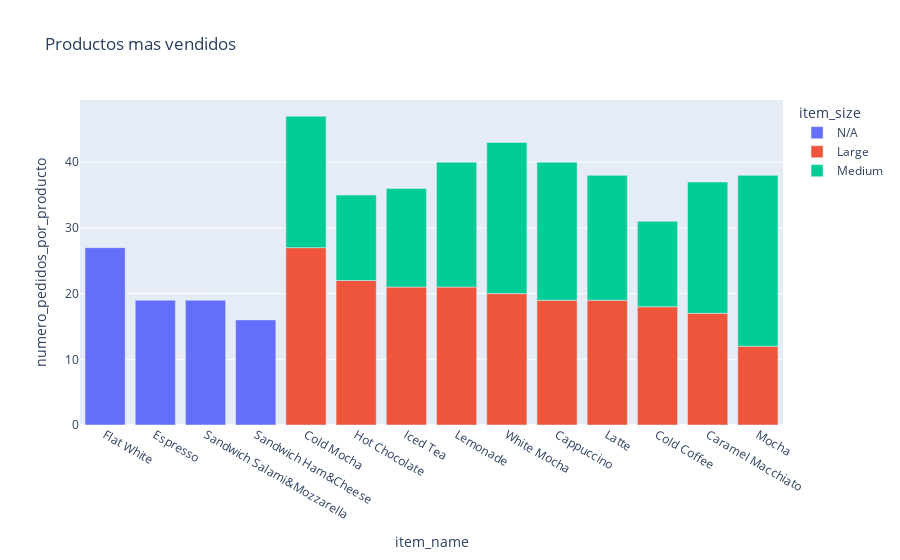

Notebook code for this chart:
### Code cell
fig = px.bar(df_venta_producto, x='item_name', y='numero_pedidos_por_producto', color='item_size',
             title='Productos mas vendidos')

fig.show()

### Figure 1 — Plotly figure (JSON) as saved in the notebook; plotly's stock layout.template omitted (floating-point values rounded to 4 significant figures)
{"data": [{"alignmentgroup": "True", "hovertemplate": "item_size=N/A<br>item_name=%{x}<br>numero_pedidos_por_producto=%{y}<extra></extra>", "legendgroup": "N/A", "marker": {"color": "#636efa", "pattern": {"shape": ""}}, "name": "N/A", "offsetgroup": "N/A", "orientation": "v", "showlegend": true, "textposition": "auto", "type": "bar", "x": ["Flat White", "Espresso", "Sandwich Salami&Mozzarella", "Sandwich Ham&Cheese"], "xaxis": "x", "y": [27, 19, 19, 16], "yaxis": "y"}, {"alignmentgroup": "True", "hovertemplate": "item_size=Large<br>item_name=%{x}<br>numero_pedidos_por_producto=%{y}<extra></extra>", "legendgroup": "Large", "marker": {"color": "#EF553B", "pattern": {"shape": ""}}, "name": "Large", "offsetgroup": "Large", "orientation": "v", "showlegend": true, "textposition": "auto", "type": "bar", "x": ["Cold Mocha", "Hot Chocolate", "Iced Tea", "Lemonade", "White Mocha", "Cappuccino", "Latte", "Cold Coffee", "Caramel Macchiato", "Mocha"], "xaxis": "x", "y": [27, 22, 21, 21, 20, 19, 19, 18, 17, 12], "yaxis": "y"}, {"alignmentgroup": "True", "hovertemplate": "item_size=Medium<br>item_name=%{x}<br>numero_pedidos_por_producto=%{y}<extra></extra>", "legendgroup": "Medium", "marker": {"color": "#00cc96", "pattern": {"shape": ""}}, "name": "Medium", "offsetgroup": "Medium", "orientation": "v", "showlegend": true, "textposition": "auto", "type": "bar", "x": ["Mocha", "White Mocha", "Cappuccino", "Caramel Macchiato", "Cold Mocha", "Latte", "Lemonade", "Iced Tea", "Hot Chocolate", "Cold Coffee"], "xaxis": "x", "y": [26, 23, 21, 20, 20, 19, 19, 15, 13, 13], "yaxis": "y"}], "layout": {"barmode": "relative", "legend": {"title": {"text": "item_size"}, "tracegroupgap": 0}, "title": {"text": "Productos mas vendidos"}, "xaxis": {"anchor": "y", "domain": [0, 1], "title": {"text": "item_name"}}, "yaxis": {"anchor": "x", "domain": [0, 1], "title": {"text": "numero_pedidos_por_producto"}}}}
